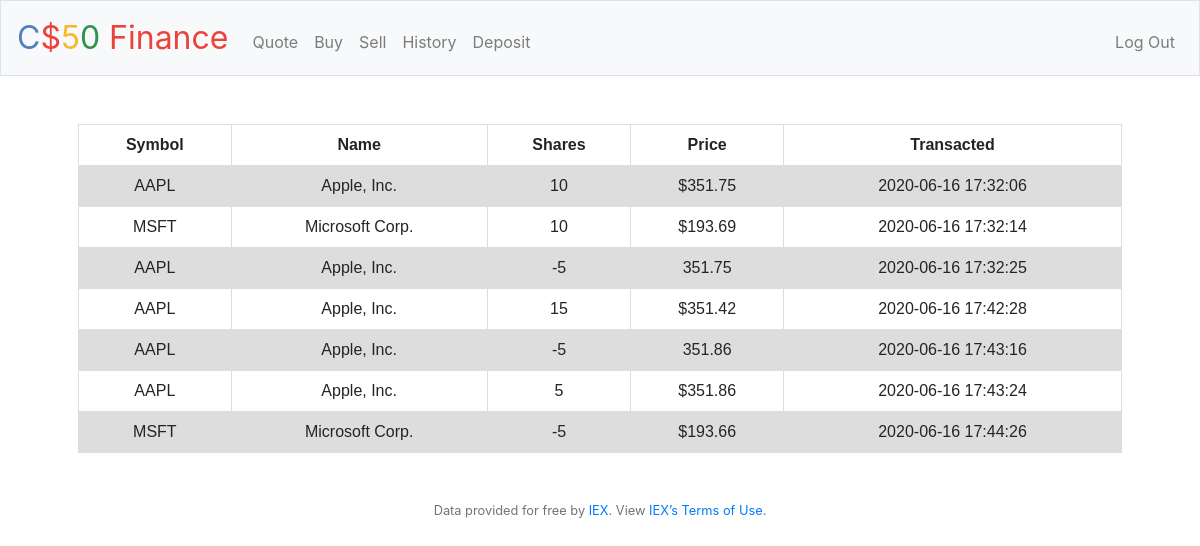
Screenshot of /history (signed in) with the database file from the repository.
### tables this page shows
CREATE TABLE 'histories' ('id' integer, 'symbol' text, 'name' text, 'price' text, 'amount' numeric, 'transacted' timestamp DEFAULT CURRENT_TIMESTAMP);

### finance/finance/application.py (the view)
@app.route("/history")
@login_required
def history():
        stocks = db.execute("SELECT * from histories WHERE id = :id", id=session['user_id'])
        return render_template("history.html", stocks=stocks)

### finance/finance/application.py (called while the page is built)
@app.after_request
def after_request(response):
    response.headers["Cache-Control"] = "no-cache, no-store, must-revalidate"
    response.headers["Expires"] = 0
    response.headers["Pragma"] = "no-cache"
    return response

### finance/finance/helpers.py (called while the page is built)
def login_required(f):
    @wraps(f)
    def decorated_function(*args, **kwargs):
        if session.get("user_id") is None:
            return redirect("/login")
        return f(*args, **kwargs)
    return decorated_function

### finance/finance/templates/history.html (shortened to what this page needs)
{% extends "layout.html" %}
{% block main %}
    <table>
        <tr>
            <th>Symbol</th>
            <th>Name</th>
            <th>Shares</th>
            <th>Price</th>
            <th>Transacted</th>
        </tr>
        {% for diffstocks in stocks %}
            <tr>
                <td>{{ diffstocks['symbol'] }}</td>
                <td>{{ diffstocks['name'] }}</td>
                <td>{{ diffstocks['amount'] }}</td>
                <td>{{ diffstocks['price'] }}</td>
                <td>{{ diffstocks['transacted'] }}</td>
            </tr>
        {% endfor %}
    </table>
{% endblock %}

### finance/finance/templates/layout.html (shortened to what this page needs)
<!DOCTYPE html>
<html lang="en">
    <head>
        <link href="https://maxcdn.bootstrapcdn.com/bootstrap/4.1.3/css/bootstrap.min.css" rel="stylesheet">
        <link href="/static/styles.css" rel="stylesheet">
    </head>
    <body>
        <nav class="navbar navbar-expand-md navbar-light bg-light border">
            <a class="navbar-brand" href="/"><span class="blue">C</span><span class="red">$</span><span class="yellow">5</span><span class="green">0</span> <span class="red">Finance</span></a>
            <div class="collapse navbar-collapse" id="navbar">
                {% if session.user_id %}
                    <ul class="navbar-nav mr-auto mt-2">
                        <li class="nav-item"><a class="nav-link" href="/quote">Quote</a></li>
                        <li class="nav-item"><a class="nav-link" href="/buy">Buy</a></li>
                        <li class="nav-item"><a class="nav-link" href="/sell">Sell</a></li>
                        <li class="nav-item"><a class="nav-link" href="/history">History</a></li>
                        <li class="nav-item"><a class="nav-link" href="/deposit">Deposit</a></li>
                    </ul>
                    <ul class="navbar-nav ml-auto mt-2">
                        <li class="nav-item"><a class="nav-link" href="/logout">Log Out</a></li>
                    </ul>
                {% else %}
                    <ul class="navbar-nav ml-auto mt-2">
                        <li class="nav-item"><a class="nav-link" href="/register">Register</a></li>
                        <li class="nav-item"><a class="nav-link" href="/login">Log In</a></li>
                    </ul>
                {% endif %}
            </div>
        </nav>
        <main class="container p-5">
            {% block main %}{% endblock %}
        </main>
        <footer class="small text-center text-muted">
            Data provided for free by <a href="https://iextrading.com/developer">IEX</a>. View <a href="https://iextrading.com/api-exhibit-a/">IEX’s Terms of Use</a>.
        </footer>
    </body>
</html>

### finance/finance/static/styles.css (style rules this page uses)
nav .navbar-brand { font-size: xx-large; }
nav .navbar-brand .blue { color: #537fbe; }
nav .navbar-brand .red { color: #ea433b; }
nav .navbar-brand .yellow { color: #f5b82e; }
nav .navbar-brand .green { color: #2e944b; }
main { overflow-x: auto; text-align: center; }

### finance/finance/templates/layout.html (style rules this page uses)
table { font-family: arial, sans-serif; border-collapse: collapse; width: 100%; }
td, th { border: 1px solid #dddddd; text-align: center; padding: 8px; }
tr:nth-child(even) { background-color: #dddddd; }

### rows the page displays
histories: symbol "AAPL", name "Apple, Inc.", amount "10", price "$351.75", transacted "2020-06-16 17:32:06"
histories: symbol "MSFT", name "Microsoft Corp.", amount "10", price "$193.69", transacted "2020-06-16 17:32:14"
histories: symbol "AAPL", name "Apple, Inc.", amount "-5", price "351.75", transacted "2020-06-16 17:32:25"
histories: symbol "AAPL", name "Apple, Inc.", amount "15", price "$351.42", transacted "2020-06-16 17:42:28"
histories: symbol "AAPL", name "Apple, Inc.", amount "-5", price "351.86", transacted "2020-06-16 17:43:16"
histories: symbol "AAPL", name "Apple, Inc.", amount "5", price "$351.86", transacted "2020-06-16 17:43:24"
histories: symbol "MSFT", name "Microsoft Corp.", amount "-5", price "$193.66", transacted "2020-06-16 17:44:26"
